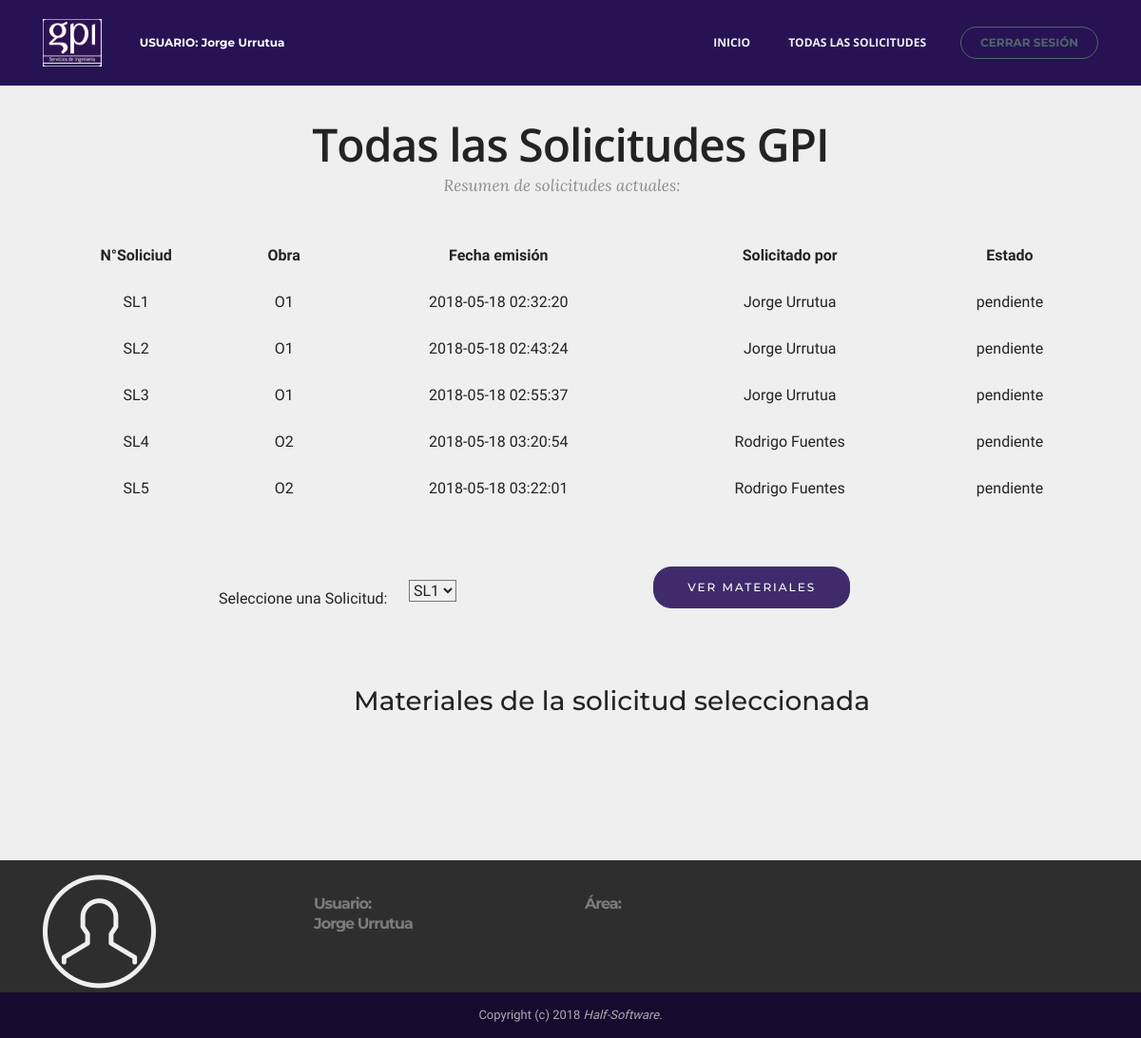
The page /GPI4/todas_las_solicitudes.php (signed in) on the database as committed earlier.
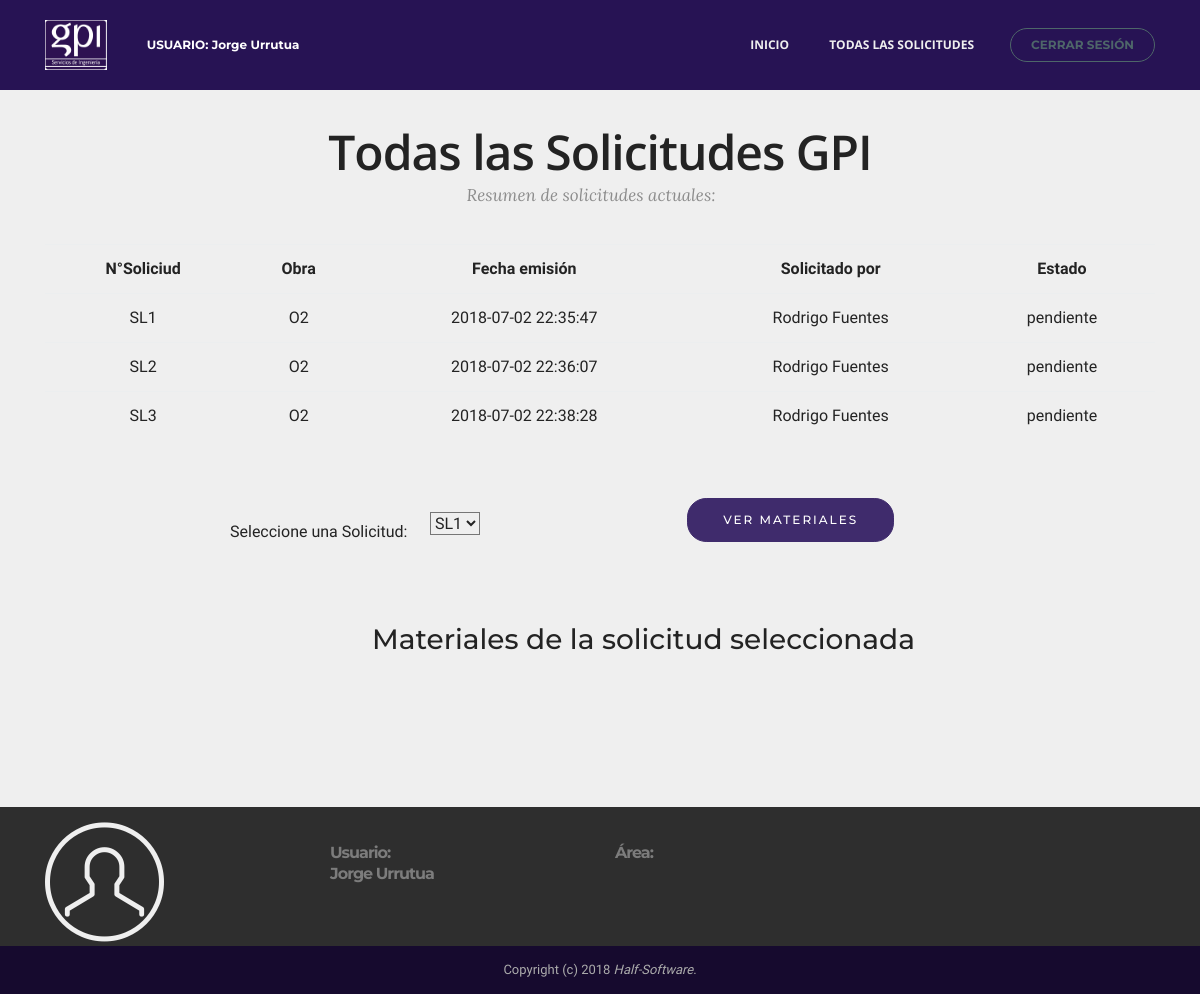
The same page on the database as committed later.
### tables this page shows
CREATE TABLE IF NOT EXISTS `solicitud` (
  `numero` varchar(45) NOT NULL,
  `number` int(11) DEFAULT NULL,
  `fecha` timestamp NOT NULL DEFAULT CURRENT_TIMESTAMP,
  `solicitador` varchar(100) NOT NULL,
  `obra` varchar(45) NOT NULL,
  `estado` set('pendiente','reservada','solicitada','enviada a proveedores','recibida') NOT NULL DEFAULT 'pendiente',
  PRIMARY KEY (`numero`),
  KEY `solicitador` (`solicitador`,`obra`),
  KEY `obra` (`obra`),
  KEY `estado` (`estado`)
);

### GPI4/todas_las_solicitudes.php (the view, shortened to what the changed rows need)
<!DOCTYPE html>
<html >
<head>
  <link rel="stylesheet" href="assets/web/assets/mobirise-icons/mobirise-icons.css">
  <link rel="stylesheet" href="assets/tether/tether.min.css">
  <link rel="stylesheet" href="assets/bootstrap/css/bootstrap.min.css">
  <link rel="stylesheet" href="assets/animate.css/animate.min.css">
  <link rel="stylesheet" href="assets/dropdown/css/style.css">
  <link rel="stylesheet" href="assets/theme/css/style.css">
  <link rel="stylesheet" href="assets/mobirise/css/mbr-additional.css" type="text/css">
</head>
<body>
 <?php
	$conexion = new mysqli("localhost", "root", "", "gpi");
	$sql = "SELECT * FROM solicitud";
	$result = $conexion->query($sql);
?>
<section class="mbr-section form2" id="form2-12" data-rv-view="116" style="background-color: rgb(239, 239, 239); padding-top: 20px; padding-bottom: 120px;">
    <div class="mbr-section mbr-section__container mbr-section__container--middle">
        <div class="container">
            <div class="row">
                <div class="col-xs-12 text-xs-center">
              	<table  class="table">
				<?php while ($row = mysqli_fetch_assoc($result)){
					$numero = $row['numero'];
					$fecha = $row['fecha'];
					$solicitador = $row['solicitador'];
					$estado = $row['estado'];
					$obra2 = $row['obra'];
					echo "<tr><td>$numero</td><td>$obra2</td><td>$fecha</td><td>$solicitador</td><td>$estado</td></tr>";
				}?>
				</table>
                </div>
            </div>
        </div>
    </div>
</section>
  </body>
</html>

Rows that differ between the two databases and show on the page:
removed solicitud: numero "SL4", obra "O2", fecha "2018-05-18 03:20:54", solicitador "Rodrigo Fuentes", estado "pendiente"
removed solicitud: numero "SL5", obra "O2", fecha "2018-05-18 03:22:01", solicitador "Rodrigo Fuentes", estado "pendiente"
changed solicitud "SL1": obra "O1" → "O2"; fecha "2018-05-18 02:32:20" → "2018-07-02 22:35:47"; solicitador "Jorge Urrutua" → "Rodrigo Fuentes"
changed solicitud "SL2": obra "O1" → "O2"; fecha "2018-05-18 02:43:24" → "2018-07-02 22:36:07"; solicitador "Jorge Urrutua" → "Rodrigo Fuentes"
changed solicitud "SL3": obra "O1" → "O2"; fecha "2018-05-18 02:55:37" → "2018-07-02 22:38:28"; solicitador "Jorge Urrutua" → "Rodrigo Fuentes"
